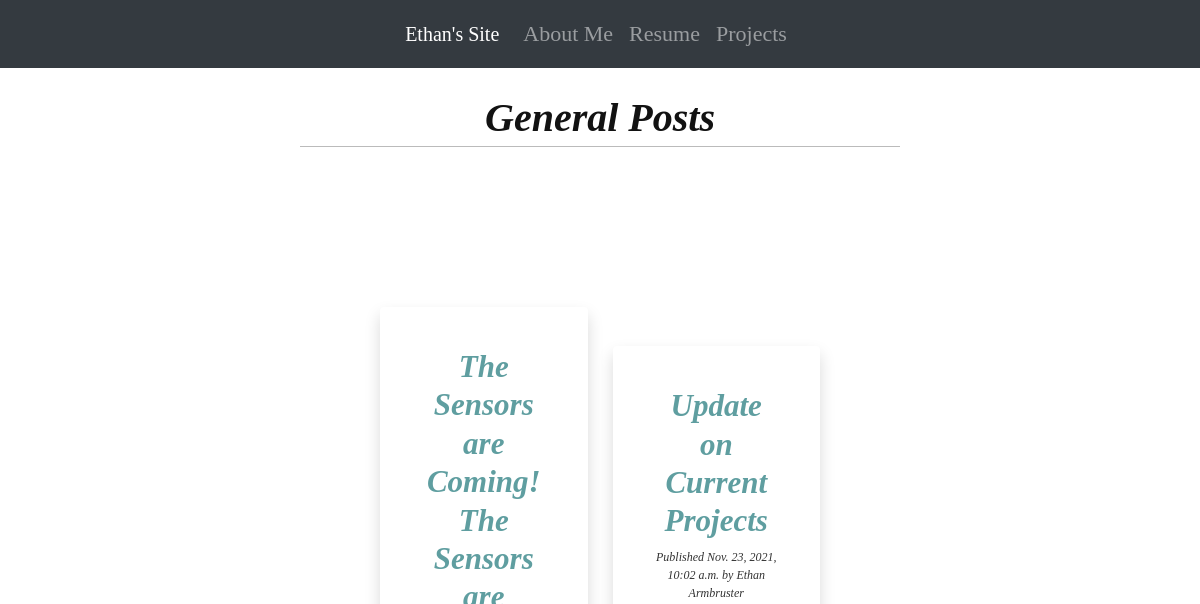
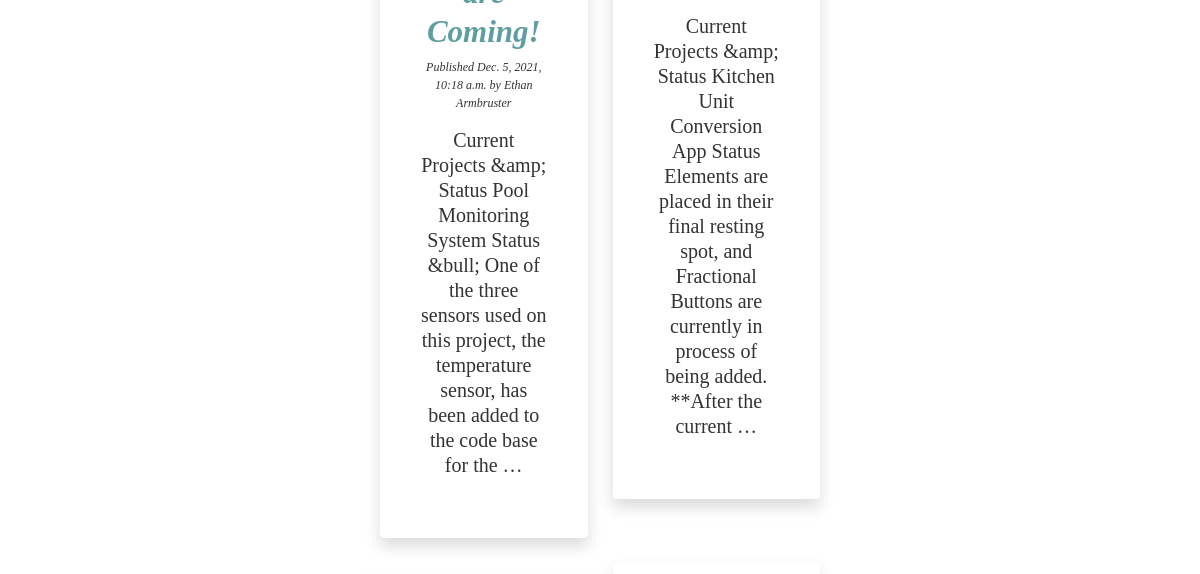
Before: / (upper part) with the older database file (2 pictures, top to bottom).
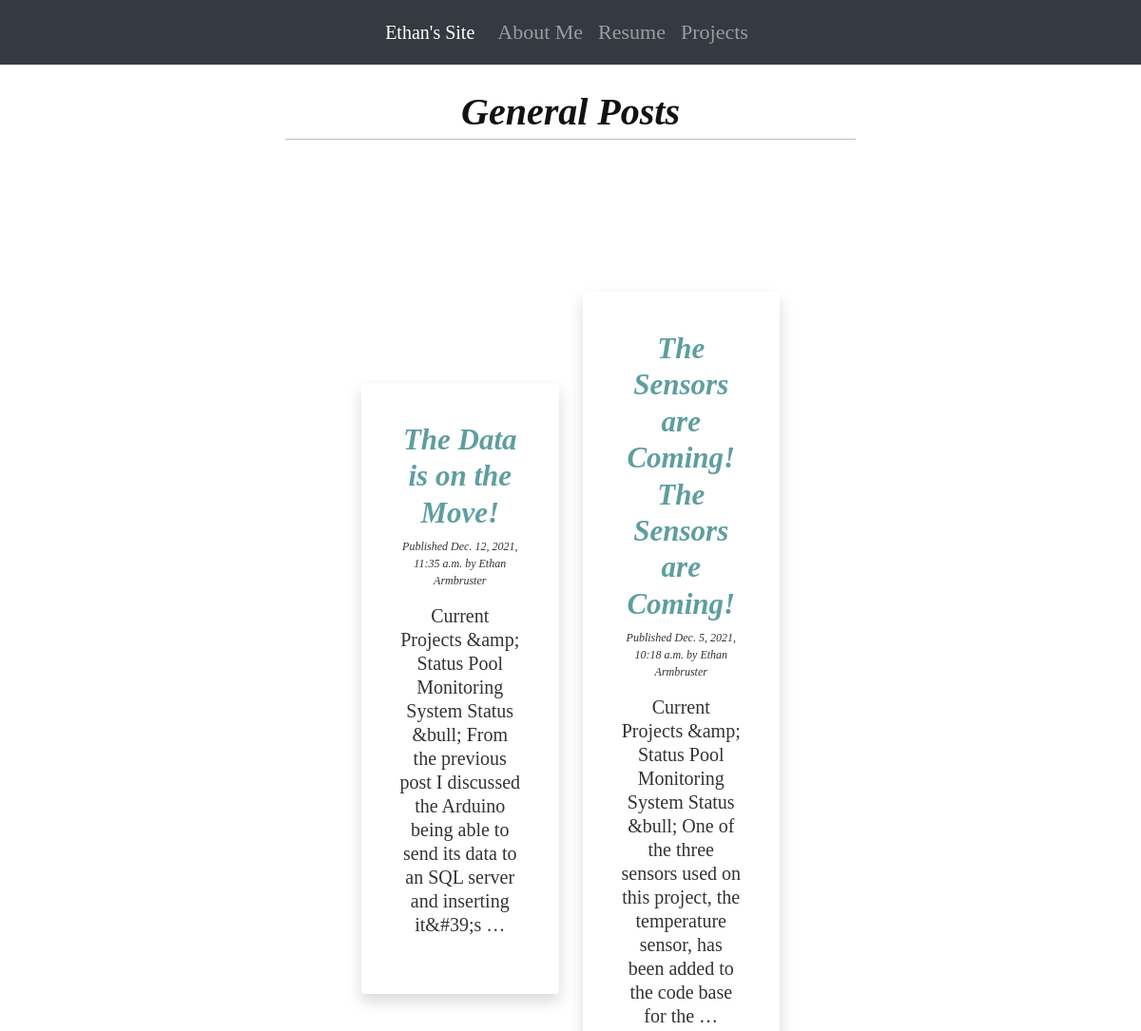
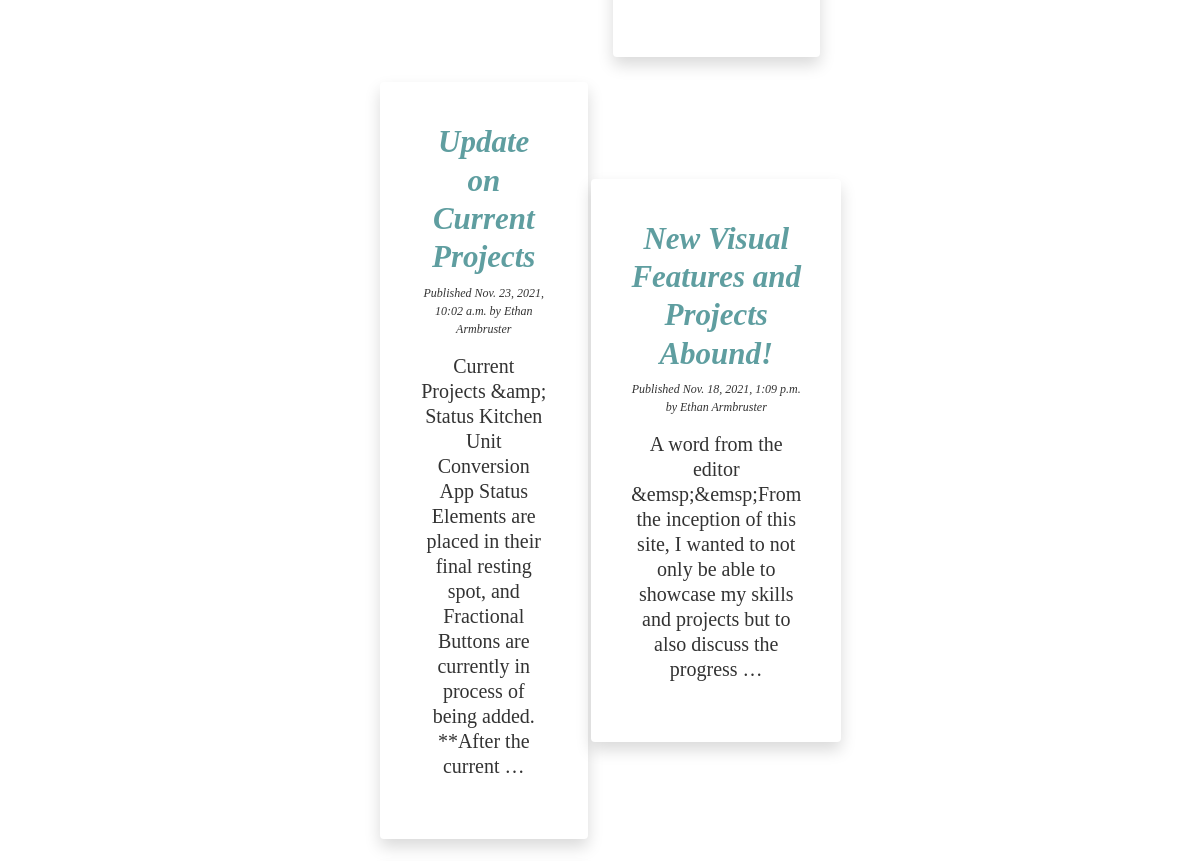
After: the same page with the newer database file (2 pictures, top to bottom).
### functionality/models.py (models this page shows, shortened)
class Post(models.Model):
    STATUS_CHOICES = (
        ('draft', 'Draft'), ('published', 'Published'),
    )
    title = models.CharField(max_length=500)
    slug = models.SlugField(max_length=500, unique_for_date='publish')
    author = models.ForeignKey(User, on_delete=models.CASCADE, related_name='blog_posts')
    body = RichTextField(blank=True, null=True)
    publish = models.DateTimeField(default=django.utils.timezone.now)
    created = models.DateTimeField(auto_now_add=True)
    updated = models.DateTimeField(auto_now=True)
    status = models.CharField(max_length=10, choices=STATUS_CHOICES, default='draft')
    objects = models.Manager()
    published = PublishedManager()
    class Meta:
        ordering = ('-publish',)
    def get_absolute_url(self):
        return reverse('functionality:post_detail', args=[self.publish.year,
                                                 self.publish.month,
                                                 self.publish.day,
                                                 self.slug])

### functionality/views.py (the view)
# urls.py: path('', views.post_list, name='post_list'),
def post_list(request):
    posts = Post.published.all()
    return render(request, 'html/list.html', {'posts': posts})

### functionality/models.py (called while the page is built)
    def get_queryset(self):
        return super(PublishedManager, self).get_queryset().filter(status='published')

### functionality/templates/html/list.html (shortened to what this page needs)
{% extends "html/base.html" %}
{% load static %}
{% load tz %}
{% block content %}
    <h1 class="times header"><span>General Posts</span></h1>
    <div id="blog_post_grid" class="grid-container">
        {% for post in posts %}
            <div id="indiv_post_card" class=" grid-item border-0 frame shadow secondary-theme card">
                <h2>
                    <a class="times post_title_color" href="{{ post.get_absolute_url }}">
                        {{ post.title }}
                    </a>
                </h2>
                <p class="date">
                    Published {{ post.publish|timezone:"America/New_York" }}
                    by {{ post.author.first_name }} {{ post.author.last_name }}
                </p>
                <div class="times_info">
                    {{ post.body|striptags|truncatewords:30 }}
                </div>
            </div>
        {% endfor %}
    </div>
{% endblock %}

### functionality/templates/html/base.html (shortened to what this page needs)
{% load static %}
<!DOCTYPE html>
<html lang="en">
<head>
    <link href="{% static "css/blog.css" %}" rel="stylesheet">
    <link href="{% static "css/home.css" %}" rel="stylesheet">
    <link rel="stylesheet" href="https://stackpath.bootstrapcdn.com/bootstrap/4.3.1/css/bootstrap.min.css"
>
</head>
<body onload="check_width()">
<nav class="navbar navbar-expand-md navbar-dark bg-dark cen">
    <div class="collapse navbar-collapse justify-content-center" id="navbarSupportedContent">
        <a class="navbar-brand times_nonI" href="/">Ethan's Site</a>
        <ul class="navbar-nav mr-auto">
            <li class="nav-item">
                <a class="nav-link times_nonI" href="{% url 'functionality:about_me' %}">About Me</a>
            </li>
            <li class="nav-item">
                <a class="nav-link times_nonI" href="{% static 'documents/Ethan_Armbruster_Resume.pdf' %}">Resume</a>
            </li>
            <li class="nav-item">
                <a class="nav-link times_nonI" href="https://github.com/armbrustere">Projects</a>
            </li>
        </ul>
    </div>
</nav>
<div class="wrapper">
    {% block content %}
    {% endblock %}
</div>
</body>
</html>

### functionality/static/css/blog.css (style rules this page uses)
.times { color: #121212; font-family: 'times new roman', serif; font-weight: 700; font-style: italic; font-size: 1.9375rem; line-height: 2.25rem; }
.header { margin-top: 2rem; margin-bottom: 5rem; font-size: 40px; text-align: center; }
.post_title_color { color: cadetblue; }
.times_nonI { color: #121212; font-family: 'times new roman', serif; font-weight: 200; font-size: 22px; line-height: 2.25rem; }
.times_info { font-style: normal; font-stretch: normal; margin-bottom: 1.25rem; color: #333; font-family: 'times new roman', serif; font-weight: 300; font-size: 1.25rem; line-height: 1.5625rem; }
.wrapper { max-width: calc(720px - (30px * 2)); position: relative; margin-right: auto; margin-left: auto; padding-right: 30px; padding-left: 30px; }
body { margin: 0; padding: 0; font-family: helvetica, sans-serif; }
a { color: #343a40; text-decoration: none; }
h1 { font-weight: normal; border-bottom: 1px solid #bbb; padding: 0 0 10px 0; }
h2 { font-weight: normal; margin: 30px 0 0; }
p.date { color: #333333; font-family: georgia, serif; font-size: 12px; font-style: italic; }

### functionality/static/css/home.css (style rules this page uses)
.grid-container { display: grid; grid-template-columns: auto auto; padding: 80px; grid-column-gap: 25px; grid-row-gap: 25px; align-items: center; align-self: center; justify-items: center; justify-content: center; }
.grid-item { padding: 40px; font-size: 60px; text-align: center; }
.card { position: relative; display: -ms-flexbox; display: flex; -ms-flex-direction: column; flex-direction: column; word-wrap: break-word; background-color: #282c37b3; background-clip: border-box; -webkit-background-clip: border-box; border: 1px solid rgba(0, 0, 0, .125); border-radius: 1rem; }

Changed rows visible on the page:
added Post: title "The Data is on the Move!", publish "Dec. 12, 2021, 11:35 a.m.", author.first_name "Ethan", author.last_name "Armbruster", body "Current Projects &amp; Status Pool Monitoring System Status &bull; From the previous post I discussed the Arduino being able to send its data to an SQL server and inserting it&#39;s …"
now on this page (row unchanged): Post: title "New Visual Features and Projects Abound!", publish "Nov. 18, 2021, 1:09 p.m.", author.first_name "Ethan", author.last_name "Armbruster", body "A word from the editor &emsp;&emsp;From the inception of this site, I wanted to not only be able to showcase my skills and projects but to also discuss the progress …"
